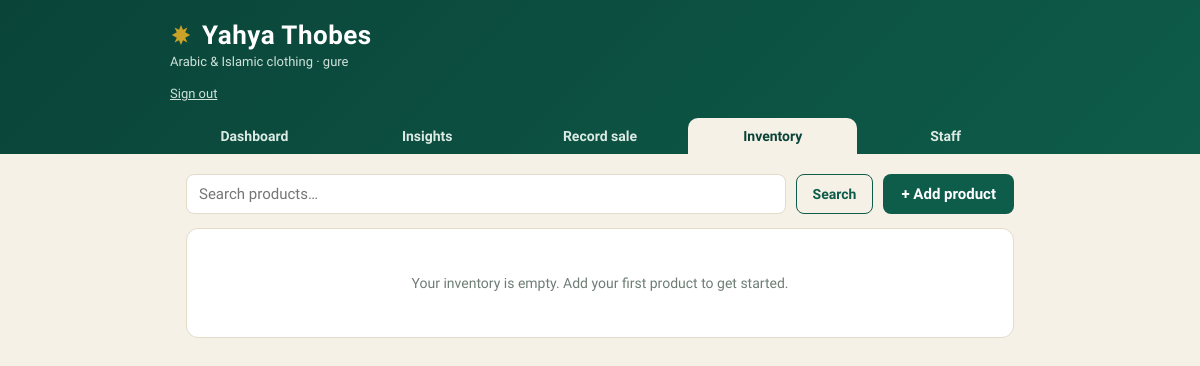
The page /inventory/ (signed in) on the database as committed earlier.
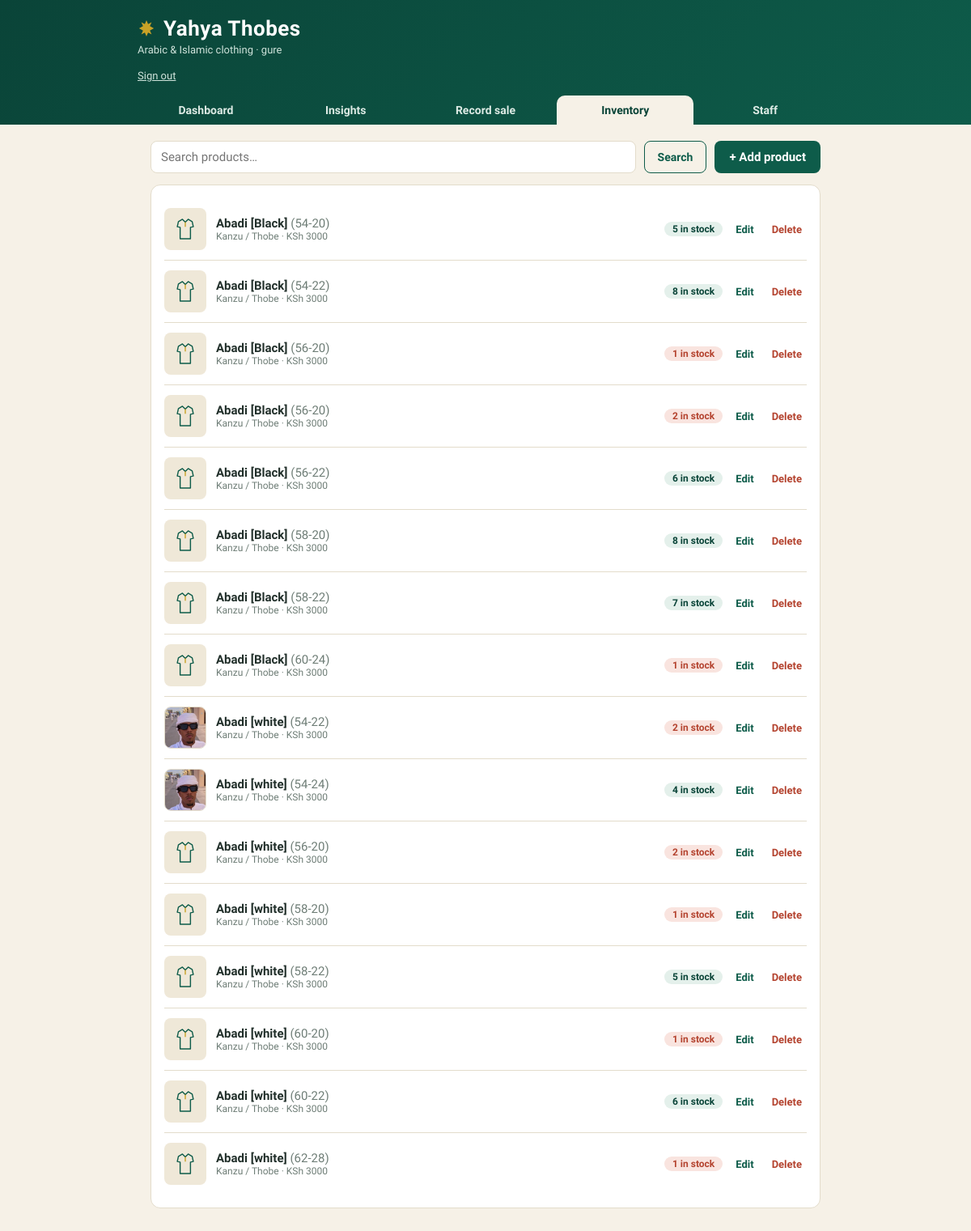
The same page on the database as committed later.
### shop/models.py (models this page shows)
class Product(models.Model):
    name = models.CharField(max_length=120)
    category = models.CharField(max_length=40, choices=CATEGORY_CHOICES, default="Kanzu / Thobe")
    size = models.CharField(max_length=20, choices=SIZE_CHOICES, default="-")
    price = models.DecimalField("Price (KSh)", max_digits=10, decimal_places=2)
    stock = models.PositiveIntegerField(default=0)
    low_at = models.PositiveIntegerField("Alert when stock is at or below", default=3)
    image = models.ImageField(upload_to="products/", blank=True, null=True)
    created_at = models.DateTimeField(auto_now_add=True)
    class Meta:
        ordering = ["name", "size"]
    @property
    def is_low(self):
        return self.stock <= self.low_at
    def __str__(self):
        return f"{self.name} ({self.size})" if self.size != "-" else self.name

### shop/views.py (the view)
# urls.py: path("inventory/", views.inventory, name="inventory"),
@login_required
@shopkeeper_required
def inventory(request):
    query = request.GET.get("q", "").strip()
    products = Product.objects.all()
    if query:
        products = products.filter(name__icontains=query) | products.filter(
            category__icontains=query
        )
    context = {"tab": "inventory", "products": products, "query": query}
    return render(request, "shop/inventory.html", context)

### shop/context_processors.py (called while the page is built)
def roles(request):
    user = request.user
    if not user.is_authenticated:
        return {"is_shopkeeper": False, "is_admin": False}
    return {
        "is_admin": user.is_superuser,
        "is_shopkeeper": user.is_superuser
        or user.groups.filter(name="Shopkeeper").exists(),
    }

### shop/views.py (called while the page is built)
def _is_shopkeeper(user):
    return user.is_superuser or user.groups.filter(name="Shopkeeper").exists()

### shop/templates/shop/inventory.html
{% extends "shop/base.html" %}
{% block content %}
<form method="get" style="display:flex;gap:10px;margin-bottom:14px">
  <input type="text" name="q" value="{{ query }}" placeholder="Search products…" style="flex:1">
  <button class="btn-ghost" type="submit">Search</button>
  <a class="btn" href="{% url 'product_create' %}">+ Add product</a>
</form>
<div class="card">
  {% for p in products %}
  <div class="row">
    <div style="display:flex;align-items:center;gap:12px;min-width:0">
      {% include "shop/_thumb.html" with product=p %}
      <div style="min-width:0">
        <div style="font-weight:600;font-size:15px">{{ p.name }} {% if p.size != "-" %}<span class="muted" style="font-size:15px;font-weight:400">({{ p.size }})</span>{% endif %}</div>
        <div class="muted">{{ p.category }} · KSh {{ p.price|floatformat:0 }}</div>
      </div>
    </div>
    <div style="display:flex;align-items:center;gap:10px">
      <span class="pill {% if p.is_low %}low{% endif %}">{{ p.stock }} in stock</span>
      <a class="btn-small" href="{% url 'product_edit' p.pk %}">Edit</a>
      {% if is_admin %}<form method="post" action="{% url 'product_delete' p.pk %}" style="display:inline">{% csrf_token %}
        <button class="btn-danger" onclick="return confirm('Delete {{ p }}?')">Delete</button>
      </form>{% endif %}
    </div>
  </div>
  {% empty %}
  <div class="empty">
    {% if query %}No products match your search.{% else %}Your inventory is empty. Add your first product to get started.{% endif %}
  </div>
  {% endfor %}
</div>
{% endblock %}

### shop/templates/shop/_thumb.html
{% if product.image %}
  <img class="thumb" src="{{ product.image.url }}" alt="{{ product.name }}">
{% else %}
  <span class="thumb-ph"><svg width="34" height="34" viewBox="0 0 48 48"><path d="M19 7l5 5 5-5 7 4 2 9-5 1v20H15V21l-5-1 2-9z" fill="none" stroke="#0E5C4A" stroke-width="2" stroke-linejoin="round"/><path d="M24 12v8" stroke="#C9A227" stroke-width="2"/></svg></span>
{% endif %}

Rows that differ between the two databases and show on the page:
added Product: name "Abadi [Black]", size "54-20", category "Kanzu / Thobe", price "3000", stock "5"
added Product: name "Abadi [Black]", size "54-22", category "Kanzu / Thobe", price "3000", stock "8"
added Product: name "Abadi [Black]", size "56-20", category "Kanzu / Thobe", price "3000", stock "1"
added Product: name "Abadi [Black]", size "56-20", category "Kanzu / Thobe", price "3000", stock "2"
added Product: name "Abadi [Black]", size "56-22", category "Kanzu / Thobe", price "3000", stock "6"
added Product: name "Abadi [Black]", size "58-20", category "Kanzu / Thobe", price "3000", stock "8"
added Product: name "Abadi [Black]", size "58-22", category "Kanzu / Thobe", price "3000", stock "7"
added Product: name "Abadi [Black]", size "60-24", category "Kanzu / Thobe", price "3000", stock "1"
added Product: image (picture), name "Abadi [white]", size "54-22", category "Kanzu / Thobe", price "3000", stock "2"
added Product: image (picture), name "Abadi [white]", size "54-24", category "Kanzu / Thobe", price "3000", stock "4"
added Product: name "Abadi [white]", size "56-20", category "Kanzu / Thobe", price "3000", stock "2"
added Product: name "Abadi [white]", size "58-20", category "Kanzu / Thobe", price "3000", stock "1"
added Product: name "Abadi [white]", size "58-22", category "Kanzu / Thobe", price "3000", stock "5"
added Product: name "Abadi [white]", size "60-20", category "Kanzu / Thobe", price "3000", stock "1"
added Product: name "Abadi [white]", size "60-22", category "Kanzu / Thobe", price "3000", stock "6"
added Product: name "Abadi [white]", size "62-28", category "Kanzu / Thobe", price "3000", stock "1"
Other text that changed with them:
text no longer shown: "Your inventory is empty. Add your first product to get started."
